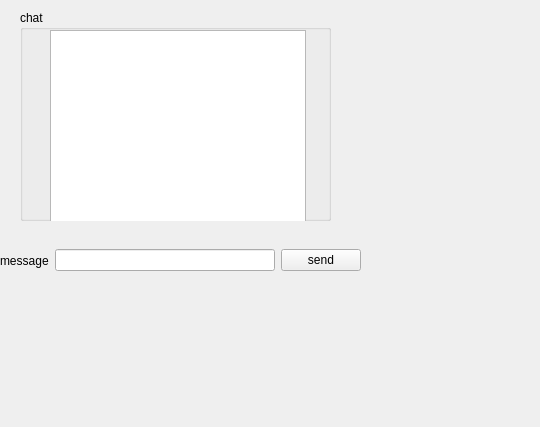
<?xml version="1.0" encoding="UTF-8"?>
<ui version="4.0">
 <class>clientChat</class>
 <widget class="QWidget" name="clientChat">
  <property name="geometry">
   <rect>
    <x>0</x>
    <y>0</y>
    <width>540</width>
    <height>427</height>
   </rect>
  </property>
  <property name="windowTitle">
   <string>Form</string>
  </property>
  <widget class="QGroupBox" name="groupBox">
   <property name="geometry">
    <rect>
     <x>20</x>
     <y>10</y>
     <width>311</width>
     <height>211</height>
    </rect>
   </property>
   <property name="title">
    <string>chat</string>
   </property>
   <widget class="QListWidget" name="listWidget">
    <property name="geometry">
     <rect>
      <x>30</x>
      <y>20</y>
      <width>256</width>
      <height>192</height>
     </rect>
    </property>
   </widget>
  </widget>
  <widget class="QWidget" name="">
   <property name="geometry">
    <rect>
     <x>0</x>
     <y>240</y>
     <width>361</width>
     <height>41</height>
    </rect>
   </property>
   <layout class="QHBoxLayout" name="horizontalLayout">
    <item>
     <widget class="QLabel" name="label">
      <property name="text">
       <string>message</string>
      </property>
     </widget>
    </item>
    <item>
     <widget class="QLineEdit" name="lineEdit"/>
    </item>
    <item>
     <widget class="QPushButton" name="pushButton">
      <property name="text">
       <string>send</string>
      </property>
     </widget>
    </item>
   </layout>
  </widget>
 </widget>
 <resources/>
 <connections/>
</ui>
